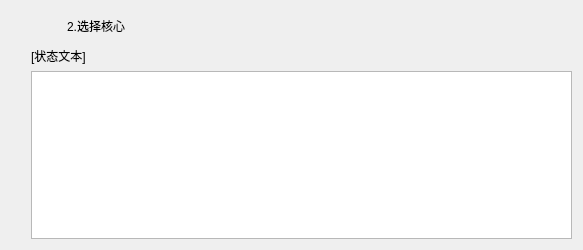
<?xml version="1.0" encoding="UTF-8"?>
<ui version="4.0">
 <class>listWidget</class>
 <widget class="CardWidget" name="listWidget">
  <property name="geometry">
   <rect>
    <x>0</x>
    <y>0</y>
    <width>583</width>
    <height>250</height>
   </rect>
  </property>
  <property name="sizePolicy">
   <sizepolicy hsizetype="Expanding" vsizetype="Fixed">
    <horstretch>0</horstretch>
    <verstretch>0</verstretch>
   </sizepolicy>
  </property>
  <property name="minimumSize">
   <size>
    <width>0</width>
    <height>250</height>
   </size>
  </property>
  <property name="maximumSize">
   <size>
    <width>16777215</width>
    <height>300</height>
   </size>
  </property>
  <property name="windowTitle">
   <string/>
  </property>
  <layout class="QGridLayout" name="gridLayout">
   <item row="0" column="2">
    <widget class="PixmapLabel" name="statusIcon">
     <property name="sizePolicy">
      <sizepolicy hsizetype="Fixed" vsizetype="Fixed">
       <horstretch>0</horstretch>
       <verstretch>0</verstretch>
      </sizepolicy>
     </property>
     <property name="minimumSize">
      <size>
       <width>30</width>
       <height>30</height>
      </size>
     </property>
     <property name="maximumSize">
      <size>
       <width>30</width>
       <height>30</height>
      </size>
     </property>
    </widget>
   </item>
   <item row="1" column="2" colspan="2">
    <widget class="BodyLabel" name="statusText">
     <property name="sizePolicy">
      <sizepolicy hsizetype="Expanding" vsizetype="Fixed">
       <horstretch>0</horstretch>
       <verstretch>0</verstretch>
      </sizepolicy>
     </property>
     <property name="text">
      <string>[状态文本]</string>
     </property>
    </widget>
   </item>
   <item row="0" column="0" rowspan="3">
    <spacer name="Spacer">
     <property name="orientation">
      <enum>Qt::Horizontal</enum>
     </property>
     <property name="sizeType">
      <enum>QSizePolicy::Fixed</enum>
     </property>
     <property name="sizeHint" stdset="0">
      <size>
       <width>20</width>
       <height>229</height>
      </size>
     </property>
    </spacer>
   </item>
   <item row="0" column="3">
    <widget class="SubtitleLabel" name="title">
     <property name="sizePolicy">
      <sizepolicy hsizetype="Minimum" vsizetype="Fixed">
       <horstretch>0</horstretch>
       <verstretch>0</verstretch>
      </sizepolicy>
     </property>
     <property name="text">
      <string>2.选择核心</string>
     </property>
    </widget>
   </item>
   <item row="2" column="2" colspan="2">
    <widget class="ListWidget" name="mainListWidget"/>
   </item>
  </layout>
 </widget>
 <customwidgets>
  <customwidget>
   <class>PixmapLabel</class>
   <extends>QLabel</extends>
   <header>qfluentwidgets</header>
  </customwidget>
  <customwidget>
   <class>CardWidget</class>
   <extends>QFrame</extends>
   <header>qfluentwidgets</header>
   <container>1</container>
  </customwidget>
  <customwidget>
   <class>BodyLabel</class>
   <extends>QLabel</extends>
   <header>qfluentwidgets</header>
  </customwidget>
  <customwidget>
   <class>SubtitleLabel</class>
   <extends>QLabel</extends>
   <header>qfluentwidgets</header>
  </customwidget>
  <customwidget>
   <class>ListWidget</class>
   <extends>QListWidget</extends>
   <header>qfluentwidgets</header>
  </customwidget>
 </customwidgets>
 <resources/>
 <connections/>
</ui>
